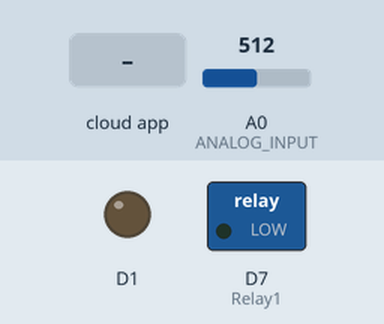
Recording of a sketch running on a simulated ESP8266 (NodeMCU). Parts: switched loads named in the sketch (green lamp = pin HIGH), output pins drawn as LEDs (lit = HIGH). The inputs (shaded band) are chosen by the test bench; at power-on: A0 (ANALOG_INPUT) = 512. WiFi joins after 1.5 s; servers stay silent unless stated; the Firebase database answers and starts empty; what the sketch prints to the serial monitor is not drawn.

Above: at 2.7 s.
2.8 s: the phone or cloud app sets FB7 to 1
At 3.5 s:
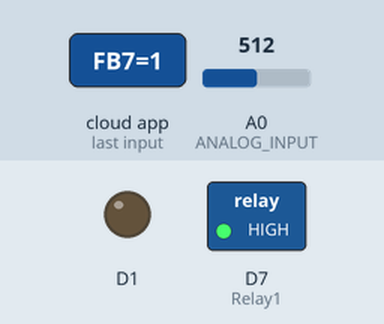
6.2 s: the phone or cloud app sets FB7 to 0
At 9.0 s:
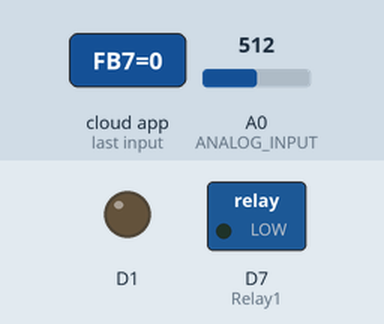
Timing chart, 0 to 10.5 s (numbered marks = the images above; inputs shaded):
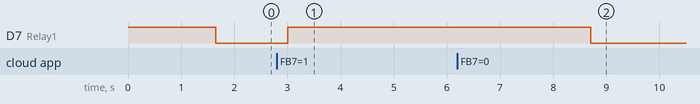

Measured:
- after the input at 2.8 s, D7 (Relay1): LOW → HIGH after 0.20 s
- after the input at 6.2 s, D7 (Relay1): HIGH → LOW after 2.5 s

The sketch:

ELIXIR_SINGLE_SWITCH_V1_2.ino
```cpp
#include <ThingSpeak.h>
#include <FirebaseArduino.h>
#include <ESP8266WiFi.h>

#define FIREBASE_HOST "**************"
#define FIREBASE_AUTH "**************"
#define WIFI_SSID "DELL"                                               //your WiFi SSID for which yout NodeMCU connects
#define WIFI_PASSWORD "12345678"

#define Relay1 D7
#define ANALOG_INPUT A0

int rel1;


float nVPP1;
float nCurrThruResistorPP1;
float nCurrThruResistorRMS1;
float nCurrentThruWire1;

String apiWritekey = "**************";
const char* server = "api.thingspeak.com";
WiFiClient client;


void setup()
{
  Serial.begin(115200);
  pinMode(Relay1, OUTPUT);
  pinMode(D1, OUTPUT);
  digitalWrite(Relay1, HIGH);
  digitalWrite(D1, LOW);

  WiFi.begin(WIFI_SSID, WIFI_PASSWORD);
  Serial.print("connecting");
  while (WiFi.status() != WL_CONNECTED) {
    Serial.print(".");
    delay(500);
  }
  Serial.println();
  Serial.print("connected:");
  Serial.println(WiFi.localIP());

  pinMode(ANALOG_INPUT, INPUT);

  Firebase.begin(FIREBASE_HOST, FIREBASE_AUTH);

}


float getVPP()
{
  float result;
  int readValue;
  int maxValue = 0;
  uint32_t start_time = millis();
  while ((millis() - start_time) < 1000)
  {
    readValue = analogRead(ANALOG_INPUT);
    if (readValue > maxValue)
    {
      maxValue = readValue;
    }
  }
  result = (maxValue * 3.3) / 1024.0;
  return result;
}
void loop()
{

  float value;

  rel1 = Firebase.getString("FB7").toInt();

  if (rel1 == 1)
  {
    digitalWrite(Relay1, HIGH);
    Serial.println("Relay 1 ON");
    nVPP1 = getVPP();
    nCurrThruResistorPP1 = nVPP1 / 330.0;
    nCurrThruResistorRMS1 = nCurrThruResistorPP1 * 0.707;
    nCurrentThruWire1 = nCurrThruResistorRMS1 * 1000;
    Serial.println (nCurrentThruWire1, 3);
    delay(500);
  }
  if (rel1 == 0)
  {
    digitalWrite(Relay1, LOW);
    Serial.println("Relay 1 OFF");
    nCurrentThruWire1 = 0;
    Serial.println (nCurrentThruWire1);
  }

  if (client.connect(server, 80))
  {
    String tsData = apiWritekey;
    tsData += "&field1=";
    tsData += String(nCurrentThruWire1, 3);
    tsData += "\r\n\r\n";

    client.print("POST /update HTTP/1.1\n");
    client.print("Host: api.thingspeak.com\n");
    client.print("Connection: close\n");
    client.print("X-THINGSPEAKAPIKEY: " + apiWritekey + "\n");
    client.print("Content-Type: application/x-www-form-urlencoded\n");
    client.print("Content-Length: ");
    client.print(tsData.length());
    client.print("\n\n");
    client.print(tsData);
    delay(1000);
  }

  client.stop();
}
```
